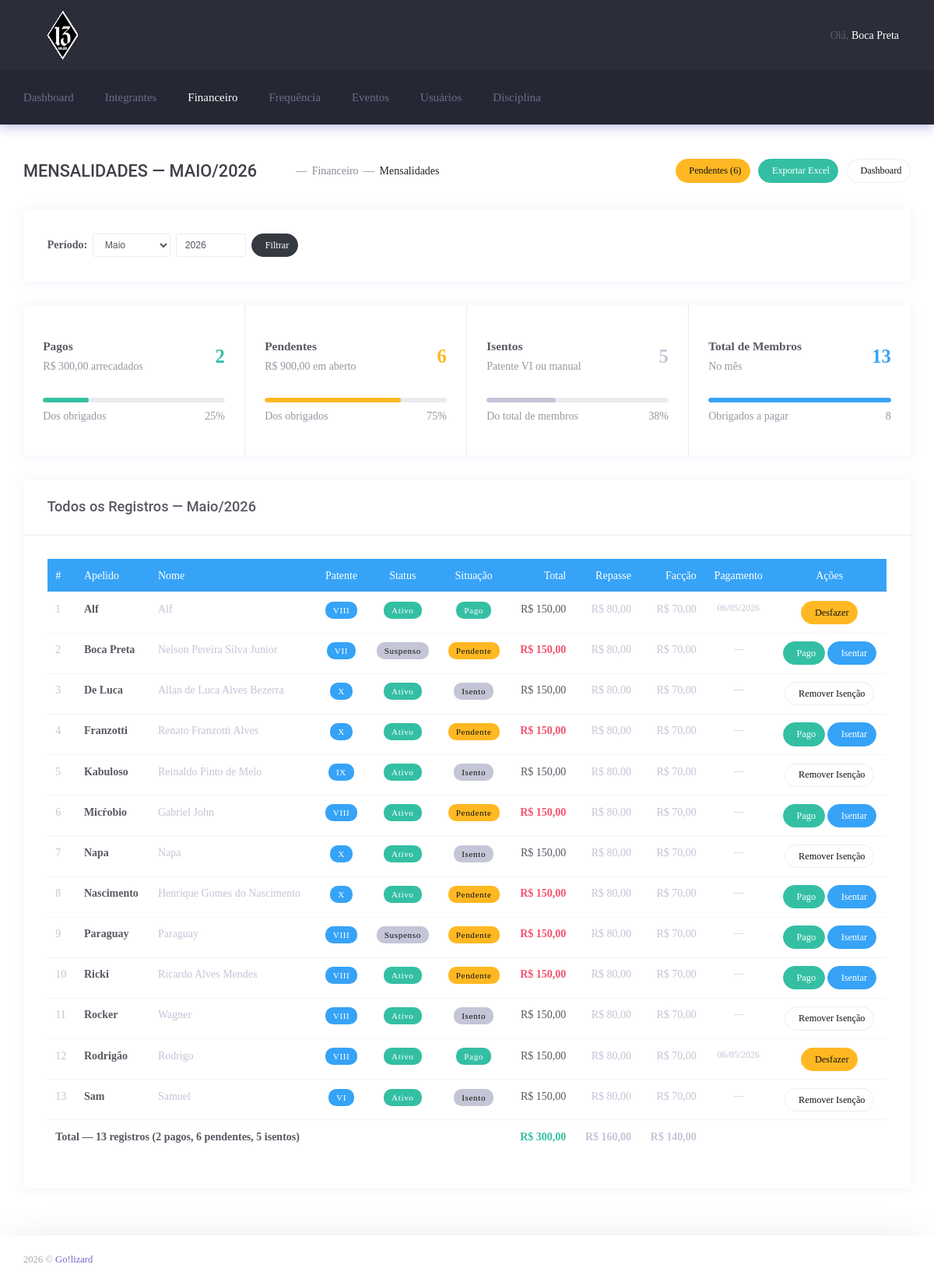
/admin/financeiro/list.php (signed in), run on the app's committed database.
### tables this page shows
CREATE TABLE `cadastro_integrante` (
  `id` int(11) NOT NULL,
  `nome` varchar(200) NOT NULL,
  `apelido` varchar(200) NOT NULL,
  `veiculo` varchar(200) NOT NULL,
  `cnh` varchar(200) NOT NULL,
  `padrinho` int(20) NOT NULL,
  `data_apresentacao` datetime NOT NULL,
  `faccao` int(20) NOT NULL,
  `patente` int(10) NOT NULL,
  `nascimento` datetime NOT NULL,
  `endereco` varchar(200) NOT NULL,
  `num_endereco` varchar(200) NOT NULL,
  `cidade` varchar(200) NOT NULL,
  `estado` varchar(200) NOT NULL,
  `cep` varchar(200) NOT NULL,
  `complemento` varchar(200) NOT NULL,
  `bairro` varchar(200) NOT NULL,
  `telefone` varchar(200) NOT NULL,
  `comercial` varchar(200) NOT NULL,
  `celular` varchar(200) NOT NULL,
  `recados` varchar(200) NOT NULL,
  `email` varchar(200) NOT NULL,
  `foto` varchar(255) DEFAULT NULL,
  `status` int(10) NOT NULL DEFAULT 1 COMMENT '1 - Ativo\r\n2 - Afastado\r\n3 - Desligado\r\n4 - Suspenso'
);

CREATE TABLE `mensalidades` (
  `id` int(11) NOT NULL,
  `integrante_id` int(11) DEFAULT NULL,
  `ano` int(11) DEFAULT NULL,
  `mes` int(11) DEFAULT NULL,
  `valor_total` decimal(10,2) DEFAULT 150.00,
  `valor_repasse` decimal(10,2) DEFAULT 80.00,
  `valor_faccao` decimal(10,2) DEFAULT 70.00,
  `pago` tinyint(4) DEFAULT 0,
  `data_pagamento` date DEFAULT NULL,
  `isento` tinyint(4) DEFAULT 0,
  `patente_no_mes` int(11) DEFAULT NULL,
  `status_no_mes` int(11) DEFAULT NULL,
  `created_at` timestamp NULL DEFAULT current_timestamp()
);

### admin/financeiro/list.php (the view, shortened to what the rows shown need)
<?php
    require_once ('../inc/general.php');
    $mes = isset($_GET['mes']) ? (int)$_GET['mes'] : (int)date('m');
    $ano = isset($_GET['ano']) ? (int)$_GET['ano'] : (int)date('Y');
    $stmt = $conn->prepare("
        SELECT m.id, m.pago, m.isento, m.valor_total, m.valor_repasse, m.valor_faccao,
               m.data_pagamento, m.patente_no_mes, m.status_no_mes,
               c.apelido, c.nome
        FROM mensalidades m
        JOIN cadastro_integrante c ON c.id = m.integrante_id
        WHERE m.mes = ? AND m.ano = ?
        ORDER BY c.apelido ASC
    ");
    $stmt->bind_param("ii", $mes, $ano);
    $stmt->execute();
    $registros = $stmt->get_result()->fetch_all(MYSQLI_ASSOC);
    function patente_label($p) {
        $map = [1=>'I',2=>'II',3=>'III',4=>'IV',5=>'V',6=>'VI',7=>'VII',8=>'VIII',9=>'IX',10=>'X'];
        return $map[$p] ?? '—';
    }
    function status_label($s) {
        $map = [1=>'Ativo', 2=>'Afastado', 3=>'Desligado', 4=>'Suspenso'];
        return $map[$s] ?? '—';
    }
?>
<!DOCTYPE html>
<html lang="pt-br">
    <head>
        <link href="css/style.bundle.css" rel="stylesheet" type="text/css" />
    </head>
    <body class="m-page--wide m-header--fixed m-header--fixed-mobile m-footer--push m-aside--offcanvas-default">
        <div class="m-grid m-grid--hor m-grid--root m-page">
            <header class="m-grid__item m-header" data-minimize="minimize" data-minimize-offset="200" data-minimize-mobile-offset="200">
                <div class="m-header__top">
                    <div class="m-container m-container--responsive m-container--xxl m-container--full-height m-page__container">
                        <div class="m-stack m-stack--ver m-stack--desktop">
                            <?php include_once('../inc/topbar.php'); ?>
                        </div>
                    </div>
                </div>
            </header>
            <div class="m-grid__item m-grid__item--fluid m-grid m-grid--hor-desktop m-grid--desktop m-body">
                <div class="m-grid__item m-grid__item--fluid m-grid m-grid--ver m-container m-container--responsive m-container--xxl m-page__container">
                    <div class="m-grid__item m-grid__item--fluid m-wrapper">
                        <div class="m-content">
                            <div class="m-portlet m-portlet--mobile">
                                <div class="m-portlet__body">
                                    <?php if (empty($registros)): ?>
                                        <div class="m--align-center" style="padding: 40px 0;">
                                            <i class="la la-inbox m--font-metal" style="font-size: 4rem;"></i>
                                            <h3 class="m--margin-top-10 m--font-metal">Nenhum registro encontrado para este período.</h3>
                                        </div>
                                    <?php else: ?>
                                    <div class="table-responsive">
                                        <table class="table table-hover m-table m-table--head-bg-info">
                                            <thead>
                                                <tr>
                                                    <th>#</th>
                                                    <th>Apelido</th>
                                                    <th>Nome</th>
                                                    <th class="m--align-center">Patente</th>
                                                    <th class="m--align-center">Status</th>
                                                    <th class="m--align-center">Situação</th>
                                                    <th class="m--align-right">Total</th>
                                                    <th class="m--align-right">Repasse</th>
                                                    <th class="m--align-right">Facção</th>
                                                    <th class="m--align-center">Pagamento</th>
                                                    <th class="m--align-center">Ações</th>
                                                </tr>
                                            </thead>
                                            <tbody>
                                                <?php foreach ($registros as $i => $r): ?>
                                                <tr>
                                                    <td class="m--font-metal"><?= $i + 1 ?></td>
                                                    <td class="m--font-boldest">
                                                        <?= htmlspecialchars($r['apelido']) ?>
                                                    </td>
                                                    <td class="m--font-metal">
                                                        <?= htmlspecialchars($r['nome']) ?>
                                                    </td>
                                                    <td class="m--align-center">
                                                        <span class="m-badge m-badge--info m-badge--wide">
                                                            <?= patente_label($r['patente_no_mes']) ?>
                                                        </span>
                                                    </td>
                                                    <td class="m--align-center">
                                                        <?php $st = status_label($r['status_no_mes']); ?>
                                                        <?php if ($r['status_no_mes'] == 1): ?>
                                                            <span class="m-badge m-badge--success m-badge--wide"><?= $st ?></span>
                                                        <?php elseif ($r['status_no_mes'] == 2): ?>
                                                            <span class="m-badge m-badge--warning m-badge--wide"><?= $st ?></span>
                                                        <?php elseif ($r['status_no_mes'] == 3): ?>
                                                            <span class="m-badge m-badge--danger m-badge--wide"><?= $st ?></span>
                                                        <?php else: ?>
                                                            <span class="m-badge m-badge--metal m-badge--wide"><?= $st ?></span>
                                                        <?php endif; ?>
                                                    </td>
                                                    <td class="m--align-center">
                                                        <?php if ($r['isento']): ?>
                                                            <span class="m-badge m-badge--metal m-badge--wide">Isento</span>
                                                        <?php elseif ($r['pago']): ?>
                                                            <span class="m-badge m-badge--success m-badge--wide">Pago</span>
                                                        <?php else: ?>
                                                            <span class="m-badge m-badge--warning m-badge--wide">Pendente</span>
                                                        <?php endif; ?>
                                                    </td>
                                                    <td class="m--align-right <?= (!$r['isento'] && !$r['pago']) ? 'm--font-danger m--font-boldest' : '' ?>">
                                                        R$ <?= number_format($r['valor_total'], 2, ',', '.') ?>
                                                    </td>
                                                    <td class="m--align-right m--font-metal">
                                                        R$ <?= number_format($r['valor_repasse'], 2, ',', '.') ?>
                                                    </td>
                                                    <td class="m--align-right m--font-metal">
                                                        R$ <?= number_format($r['valor_faccao'], 2, ',', '.') ?>
                                                    </td>
                                                    <td class="m--align-center m--font-metal" style="font-size: 12px;">
                                                        <?= $r['data_pagamento'] ? date('d/m/Y', strtotime($r['data_pagamento'])) : '—' ?>
                                                    </td>
                                                    <td class="m--align-center" style="white-space: nowrap;">
                                                        <?php if (!$r['isento']): ?>
                                                            <?php if ($r['pago']): ?>
                                                                <a href="financeiro/pagar.php?id=<?= $r['id'] ?>&mes=<?= $mes ?>&ano=<?= $ano ?>&origem=list"
                                                                   class="btn btn-sm btn-warning m-btn m-btn--icon m-btn--pill"
                                                                   title="Desfazer pagamento"
                                                                   onclick="return confirm('Desfazer pagamento de <?= htmlspecialchars(addslashes($r['apelido'])) ?>?')">
                                                                    <span>
                                                                        <span>Desfazer</span>
                                                                    </span>
                                                                </a>
                                                            <?php else: ?>
                                                                <a href="financeiro/pagar.php?id=<?= $r['id'] ?>&mes=<?= $mes ?>&ano=<?= $ano ?>&origem=list"
                                                                   class="btn btn-sm btn-success m-btn m-btn--icon m-btn--pill"
                                                                   title="Confirmar pagamento"
                                                                   onclick="return confirm('Confirmar pagamento de <?= htmlspecialchars(addslashes($r['apelido'])) ?>?')">
                                                                    <span>
                                                                        <span>Pago</span>
                                                                    </span>
                                                                </a>
                                                            <?php endif; ?>
                                                        <?php endif; ?>
                                                        <?php if (!$r['pago']): ?>
                                                            <?php if ($r['isento']): ?>
                                                                <a href="financeiro/isento_form.php?id=<?= $r['id'] ?>&mes=<?= $mes ?>&ano=<?= $ano ?>&origem=list"
                                                                   class="btn btn-sm btn-secondary m-btn m-btn--icon m-btn--pill"
                                                                   title="Remover isenção"
                                                                   onclick="return confirm('Remover isenção de <?= htmlspecialchars(addslashes($r['apelido'])) ?>?')">
                                                                    <span>
                                                                        <span>Remover Isenção</span>
                                                                    </span>
                                                                </a>
                                                            <?php else: ?>
                                                                <a href="financeiro/isento_form.php?id=<?= $r['id'] ?>&mes=<?= $mes ?>&ano=<?= $ano ?>&origem=list"
                                                                   class="btn btn-sm btn-info m-btn m-btn--icon m-btn--pill"
                                                                   title="Marcar como isento"
                                                                   onclick="return confirm('Isentar <?= htmlspecialchars(addslashes($r['apelido'])) ?> neste mês?')">
                                                                    <span>
                                                                        <span>Isentar</span>
                                                                    </span>
                                                                </a>
                                                            <?php endif; ?>
                                                        <?php endif; ?>
                                                    </td>
                                                </tr>
                                                <?php endforeach; ?>
                                            </tbody>
                                        </table>
                                    </div>
                                    <?php endif; ?>
                                </div>
                            </div>
                        </div>
                    </div>
                </div>
            </div>
        </div>
    </body>
</html>

### admin/inc/topbar.php (shortened to what the rows shown need)
<div class="m-stack__item m-stack__item--fluid m-header-head" id="m_header_nav">
    <div id="m_header_topbar" class="m-topbar m-stack m-stack--ver m-stack--general">
        <div class="m-stack__item m-topbar__nav-wrapper">
            <ul class="m-topbar__nav m-nav m-nav--inline">
                <li class="m-nav__item m-topbar__user-profile m-topbar__user-profile--img m-dropdown m-dropdown--medium m-dropdown--arrow m-dropdown--header-bg-fill m-dropdown--align-right m-dropdown--mobile-full-width m-dropdown--skin-light"
                    data-dropdown-toggle="click">
                    <a href="#" class="m-nav__link m-dropdown__toggle">
                        <span class="m-topbar__welcome">Olá,&nbsp;</span>
                        <span class="m-topbar__username"><?php echo $apelido; ?></span>
                    </a>
                </li>
            </ul>
        </div>
    </div>
</div>

### data on the page
cadastro_integrante: apelido "Boca Preta"
mensalidades: cadastro_integrante.apelido "Alf", cadastro_integrante.nome "Alf", patente_no_mes "VIII", status_no_mes "Ativo", isento "Pago", valor_total "150,00", valor_repasse "80,00", valor_faccao "70,00", data_pagamento "06/05/2026"
mensalidades: cadastro_integrante.apelido "Boca Preta", cadastro_integrante.nome "Nelson Pereira Silva Junior", patente_no_mes "VII", status_no_mes "Suspenso", isento "Pendente", valor_total "150,00", valor_repasse "80,00", valor_faccao "70,00"
mensalidades: cadastro_integrante.apelido "De Luca", cadastro_integrante.nome "Allan de Luca Alves Bezerra", patente_no_mes "X", status_no_mes "Ativo", isento "Isento", valor_total "150,00", valor_repasse "80,00", valor_faccao "70,00"
mensalidades: cadastro_integrante.apelido "Franzotti", cadastro_integrante.nome "Renato Franzotti Alves", patente_no_mes "X", status_no_mes "Ativo", isento "Pendente", valor_total "150,00", valor_repasse "80,00", valor_faccao "70,00"
mensalidades: cadastro_integrante.apelido "Kabuloso", cadastro_integrante.nome "Reinaldo Pinto de Melo", patente_no_mes "IX", status_no_mes "Ativo", isento "Isento", valor_total "150,00", valor_repasse "80,00", valor_faccao "70,00"
mensalidades: cadastro_integrante.apelido "Micŕobio", cadastro_integrante.nome "Gabriel John", patente_no_mes "VIII", status_no_mes "Ativo", isento "Pendente", valor_total "150,00", valor_repasse "80,00", valor_faccao "70,00"
mensalidades: cadastro_integrante.apelido "Napa", cadastro_integrante.nome "Napa", patente_no_mes "X", status_no_mes "Ativo", isento "Isento", valor_total "150,00", valor_repasse "80,00", valor_faccao "70,00"
mensalidades: cadastro_integrante.apelido "Nascimento", cadastro_integrante.nome "Henrique Gomes do Nascimento", patente_no_mes "X", status_no_mes "Ativo", isento "Pendente", valor_total "150,00", valor_repasse "80,00", valor_faccao "70,00"
mensalidades: cadastro_integrante.apelido "Paraguay", cadastro_integrante.nome "Paraguay", patente_no_mes "VIII", status_no_mes "Suspenso", isento "Pendente", valor_total "150,00", valor_repasse "80,00", valor_faccao "70,00"
mensalidades: cadastro_integrante.apelido "Ricki", cadastro_integrante.nome "Ricardo Alves Mendes", patente_no_mes "VIII", status_no_mes "Ativo", isento "Pendente", valor_total "150,00", valor_repasse "80,00", valor_faccao "70,00"
mensalidades: cadastro_integrante.apelido "Rocker", cadastro_integrante.nome "Wagner", patente_no_mes "VIII", status_no_mes "Ativo", isento "Isento", valor_total "150,00", valor_repasse "80,00", valor_faccao "70,00"
mensalidades: cadastro_integrante.apelido "Rodrigão", cadastro_integrante.nome "Rodrigo", patente_no_mes "VIII", status_no_mes "Ativo", isento "Pago", valor_total "150,00", valor_repasse "80,00", valor_faccao "70,00", data_pagamento "06/05/2026"
mensalidades: cadastro_integrante.apelido "Sam", cadastro_integrante.nome "Samuel", patente_no_mes "VI", status_no_mes "Ativo", isento "Isento", valor_total "150,00", valor_repasse "80,00", valor_faccao "70,00"

### other printed values
$nome_mes "MAIO"
$ano "2026"
$total_pendentes "6"
$valor_arrecadado "300,00"
$total_pagos "2"
$pc_pago "25"
$valor_em_aberto "900,00"
$pc_pendente "75"
$total_isentos "5"
$pc_isento "38"
$total "13"
$total_obrigados "8"
$nome_mes "Maio"
array_sum(array_column(array_values($pagos), 'valor_repasse')) "160,00"
array_sum(array_column(array_values($pagos), 'valor_faccao')) "140,00"
